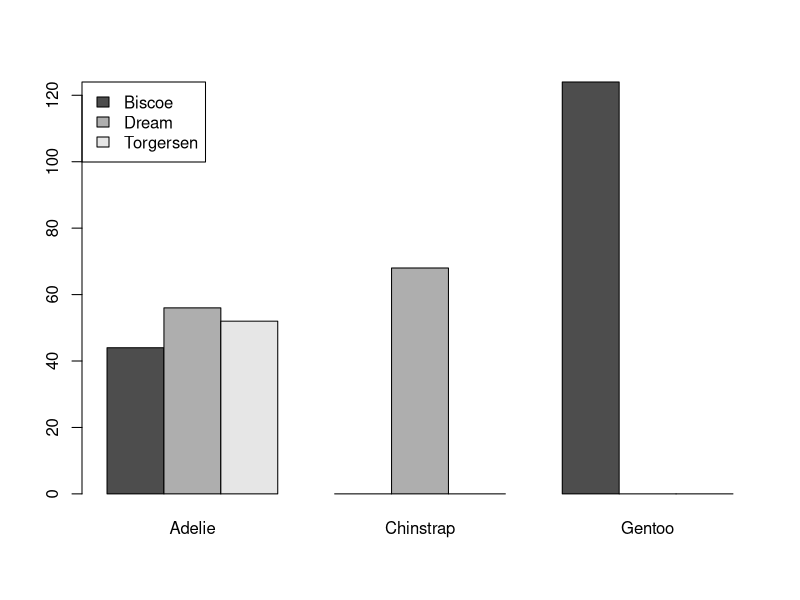
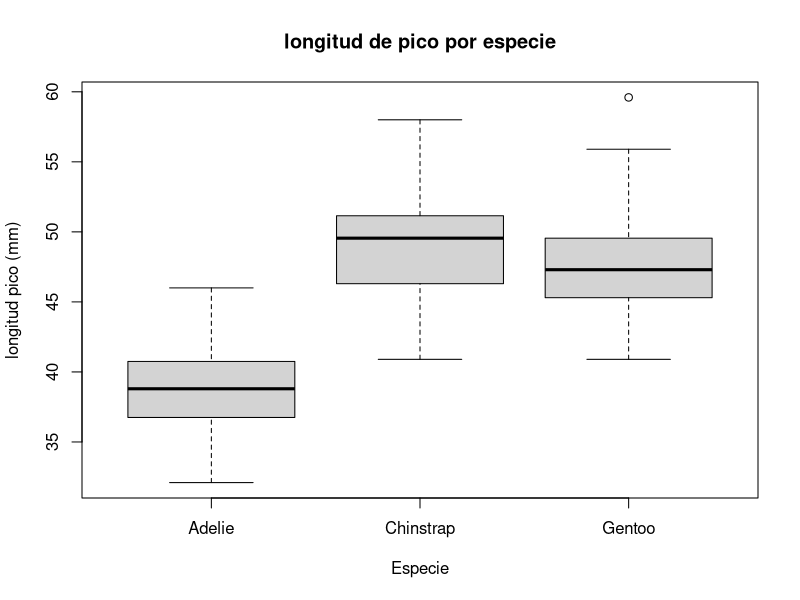
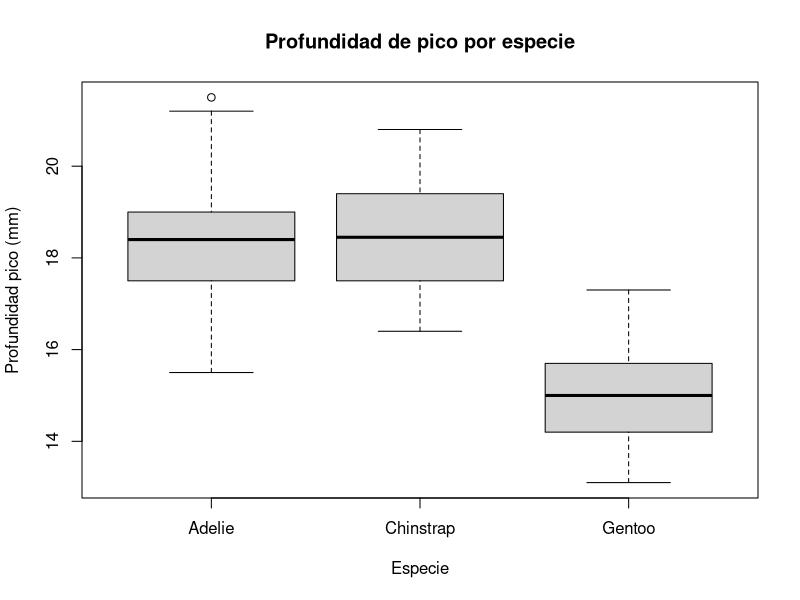
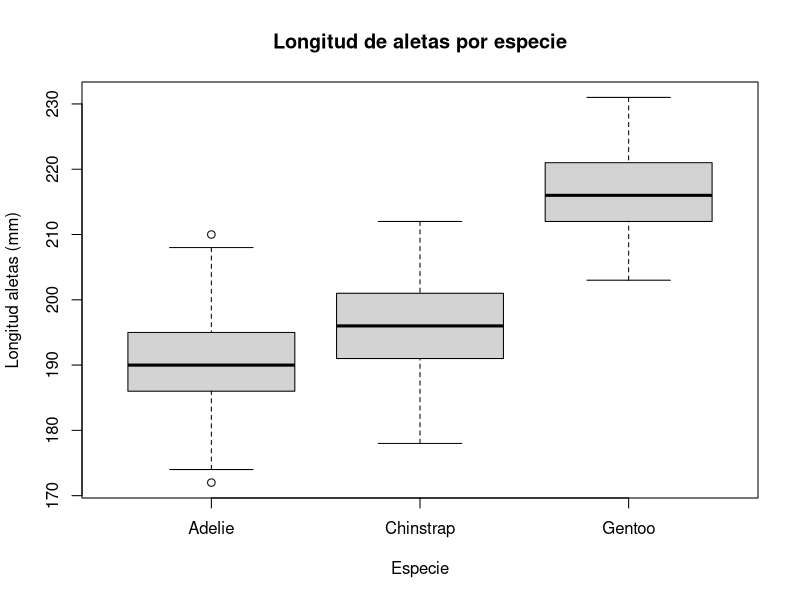
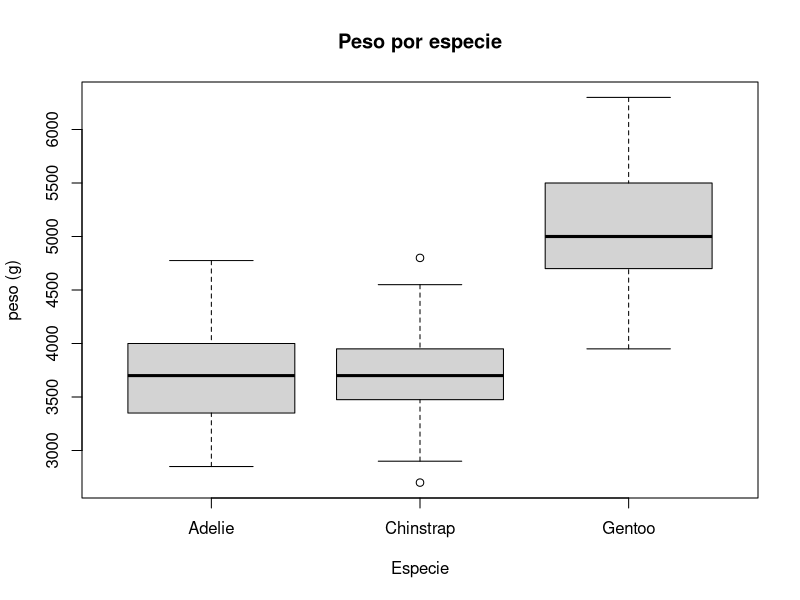
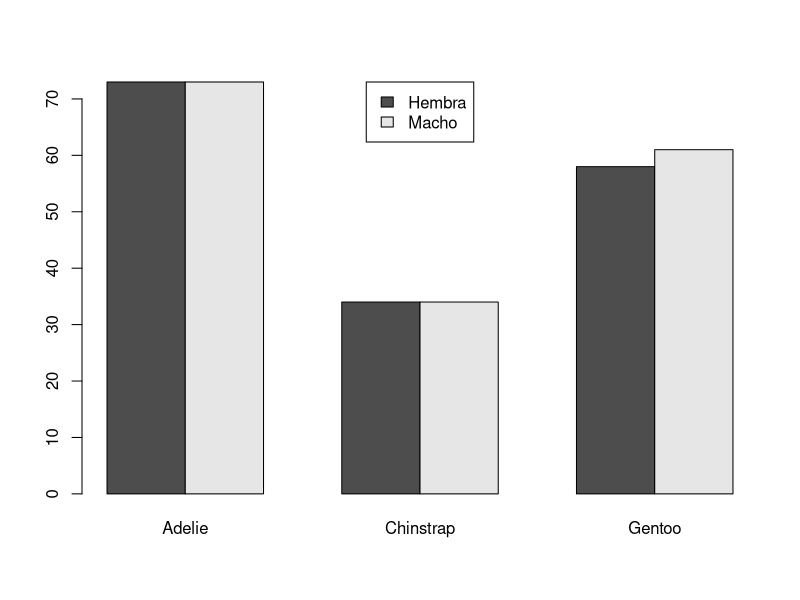
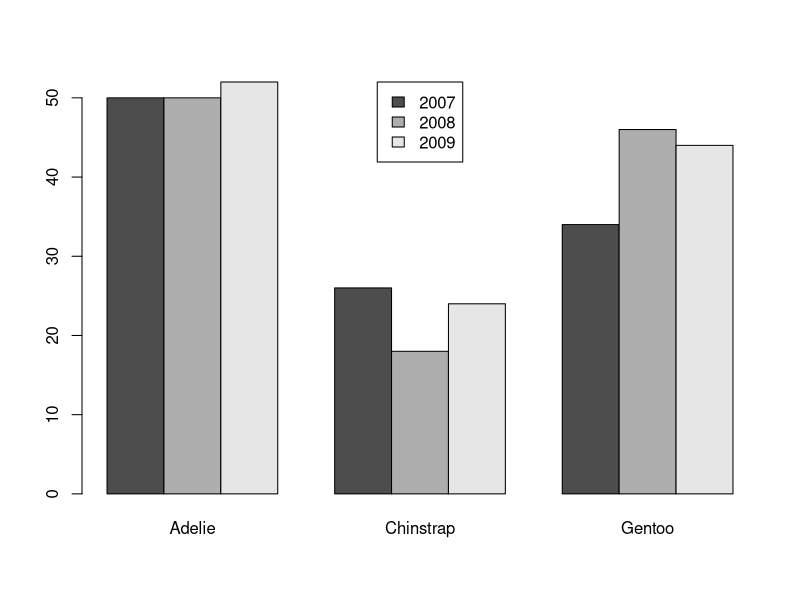

The R script that drew these images, in order:
## ---- chunk 1
# Cargamos las librerías requeridas
library("tidyverse")
library("palmerpenguins")
# Copiamos el dataframe sobre el cual vamos a trabajar
df = penguins

df.adelie = df[df$species=="Adelie",]
df.chinstrap = df[df$species=="Chinstrap",]
df.gentoo = df[df$species=="Gentoo",]
## ---- chunk 2
table(df$species,df$island)
barplot(table(df$island,df$species), legend.text = TRUE, beside = TRUE,
        args.legend=list(x="topleft"))
## ---- chunk 3
#longitud pico:
#Adeline
media1.1 = mean(df.adelie$bill_length_mm, na.rm = TRUE)
sd1.1 = sd(df.adelie$bill_length_mm, na.rm = TRUE)
mediana1.1 = median(df.adelie$bill_length_mm, na.rm = TRUE)

#Chinstrap
media2.1 = mean(df.chinstrap$bill_length_mm, na.rm = TRUE)
sd2.1 = sd(df.chinstrap$bill_length_mm, na.rm = TRUE)
mediana2.1 = median(df.chinstrap$bill_length_mm, na.rm = TRUE)

#Gentoo
media3.1 = mean(df.gentoo$bill_length_mm, na.rm = TRUE)
sd3.1 = sd(df.gentoo$bill_length_mm, na.rm = TRUE)
mediana3.1 = median(df.gentoo$bill_length_mm, na.rm = TRUE)

boxplot(df$bill_length_mm~df$species,xlab="Especie",ylab="longitud pico (mm)",main="longitud de pico por especie")

#profundidad pico:
#Adeline
media1.2 = mean(df.adelie$bill_depth_mm, na.rm = TRUE)
sd1.2=sd(df.adelie$bill_depth_mm, na.rm = TRUE)
mediana1.2=median(df.adelie$bill_depth_mm, na.rm = TRUE)

#Chinstrap
media2.2=mean(df.chinstrap$bill_depth_mm, na.rm = TRUE)
sd2.2=sd(df.chinstrap$bill_depth_mm, na.rm = TRUE)
mediana2.2=median(df.chinstrap$bill_depth_mm, na.rm = TRUE)

#Gentoo
media3.2=mean(df.gentoo$bill_depth_mm, na.rm = TRUE)
sd3.2= sd(df.gentoo$bill_depth_mm, na.rm = TRUE)
mediana3.2=median(df.gentoo$bill_depth_mm, na.rm = TRUE)

boxplot(df$bill_depth_mm~df$species,xlab="Especie",ylab="Profundidad pico (mm)",
        main="Profundidad de pico por especie")


## ---- chunk 4
#longitud de aletas:
#Adeline
media1.3=mean(df.adelie$flipper_length_mm, na.rm = TRUE)
sd1.3=sd(df.adelie$flipper_length_mm, na.rm = TRUE)
mediana1.3=median(df.adelie$flipper_length_mm, na.rm = TRUE)

#Chinstrap
media2.3=mean(df.chinstrap$flipper_length_mm, na.rm = TRUE)
sd2.3=sd(df.chinstrap$flipper_length_mm, na.rm = TRUE)
mediana2.3=median(df.chinstrap$flipper_length_mm, na.rm = TRUE)

#Gentoo
media3.3=mean(df.gentoo$flipper_length_mm, na.rm = TRUE)
sd3.3=sd(df.gentoo$flipper_length_mm, na.rm = TRUE)
mediana3.3=median(df.gentoo$flipper_length_mm, na.rm = TRUE)

boxplot(df$flipper_length_mm~df$species,xlab="Especie",ylab="Longitud aletas (mm)",
        main="Longitud de aletas por especie")
## ---- chunk 5
#peso
#Adeline
media1.4=mean(df.adelie$body_mass_g, na.rm = TRUE)
sd1.4=sd(df.adelie$body_mass_g, na.rm = TRUE)
mediana1.4= median(df.adelie$body_mass_g, na.rm = TRUE)

#Chinstrap
media2.4=mean(df.chinstrap$body_mass_g, na.rm = TRUE)
sd2.4=sd(df.chinstrap$body_mass_g, na.rm = TRUE)
mediana2.4=median(df.chinstrap$body_mass_g, na.rm = TRUE)

#Gentoo
media3.4=mean(df.gentoo$body_mass_g, na.rm = TRUE)
sd3.4= sd(df.gentoo$body_mass_g, na.rm = TRUE)
mediana3.4=median(df.gentoo$body_mass_g, na.rm = TRUE)


boxplot(df$body_mass_g~df$species,xlab="Especie",ylab="peso (g)",
        main="Peso por especie")
## ---- chunk 6
tab <- matrix(round(c(media1.1,media2.1,media3.1,mediana1.1,mediana2.1,mediana3.1,sd1.1,sd2.1,sd3.1,media1.2,media2.2,media3.2,mediana1.2,mediana2.2,mediana3.2,sd1.2,sd2.2,sd3.2, media1.3,media2.3,media3.3,mediana1.3,mediana2.3,mediana3.3,sd1.3,sd2.3,sd3.3, media1.4,media2.4,media3.4,mediana1.4,mediana2.4,mediana3.4,sd1.4,sd2.4,sd3.4),3), ncol=3 , byrow=TRUE)

rownames(tab) <- c('Media longitud pico en mm:', 'Mediana longitud pico en mm:','Desviación típica longitud pico en mm:', 'Media profundidad pico en mm:', 'Mediana profundidad pico en mm:','Desviación típica profundidad pico en mm:','Media longitud aletas en mm:', 'Mediana longitud aletas en mm:','Desviación típica longitud aletas en mm:','Media peso en g:', 'Mediana peso en g:','Desviación típica peso en g:')

colnames(tab) <- c('Adelie', 'Chinstrap', 'Gentoo')
tab <- as.table(tab)
tab

## ---- chunk 7
table(df$sex, df$species)
barplot(table(df$sex, df$species), legend.text=c("Hembra","Macho"), beside = TRUE, args.legend=list(x="top"))

table(df$year, df$species)
barplot(table(df$year, df$species), legend.text = TRUE, beside = TRUE, args.legend=list(x="top"))
